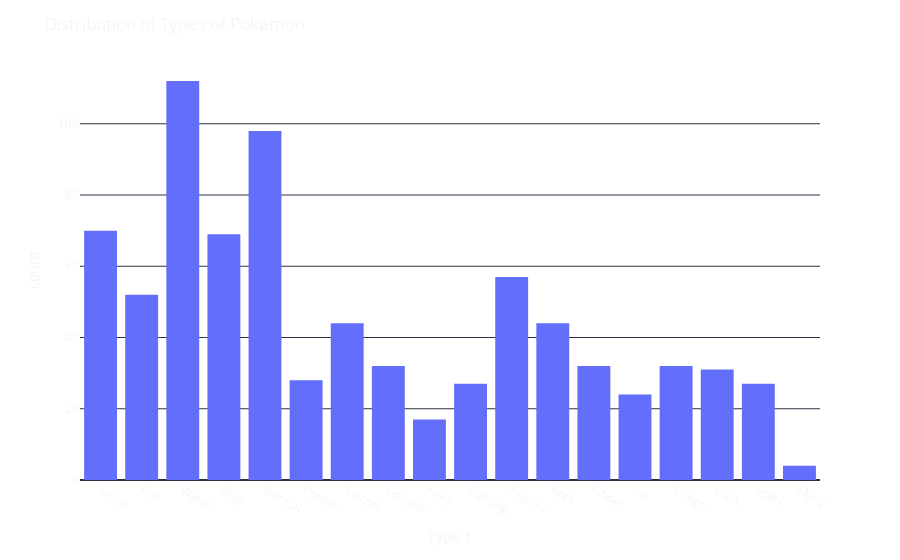

Source (notebook cell):
### Markdown cell above
#### Histograms

**Histogram is an *approximate representation of some data distribution.* `Histograms` are good, just like `pies`, `donuts` and `bar graphs`, for showing the distribution of nominal data.**

### Code cell
fig = px.histogram(df, x='Type 1')  # histogram with plolty.express

fig.update_layout(
    template='plotly_dark',  # make the plot look fancy!
    title='Distribution of Types of Pokemon',
    paper_bgcolor='rgba(0, 0, 0, 0)',
    plot_bgcolor='rgba(0, 0, 0, 0)'
)
fig.show()  # show the plot
# py.plot(fig, filename=f'Distribution of Types of Pokemon') # saves the .html file in your folder

### Figure 1 — Plotly figure (JSON) as saved in the notebook; plotly's stock layout.template omitted (floating-point values rounded to 4 significant figures; data arrays with more than 128 entries replaced by an {"elided": "..."} marker saying what was removed)
{"data": [{"alignmentgroup": "True", "bingroup": "x", "hovertemplate": "Type 1=%{x}<br>count=%{y}<extra></extra>", "legendgroup": "", "marker": {"color": "#636efa", "pattern": {"shape": ""}}, "name": "", "offsetgroup": "", "orientation": "v", "showlegend": false, "type": "histogram", "x": {"elided": "800 str values"}, "xaxis": "x", "yaxis": "y"}], "layout": {"barmode": "relative", "legend": {"tracegroupgap": 0}, "margin": {"t": 60}, "paper_bgcolor": "rgba(0, 0, 0, 0)", "plot_bgcolor": "rgba(0, 0, 0, 0)", "title": {"text": "Distribution of Types of Pokemon"}, "xaxis": {"anchor": "y", "domain": [0, 1], "title": {"text": "Type 1"}}, "yaxis": {"anchor": "x", "domain": [0, 1], "title": {"text": "count"}}}}
